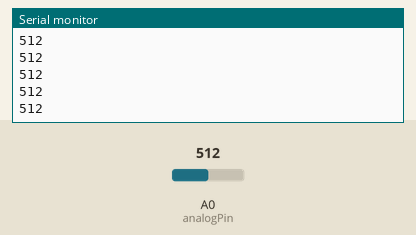
The sketch below on a simulated Arduino Uno, built with avr-gcc and run on an emulated ATmega328P. On the bench: the last lines printed to the serial monitor. The inputs (shaded band) are chosen by the test bench; at power-on: A0 (analogPin) = 512.

Above: at 1.2 s.
1.3 s: A0 (analogPin) set to 716
At 2.4 s:
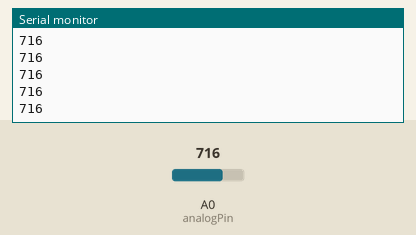
2.8 s: A0 (analogPin) set to 900
At 3.5 s:
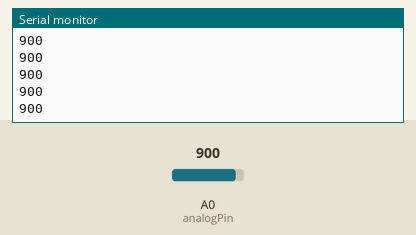
Timing chart, 0 to 5.8 s (numbered marks = the images above; inputs shaded):
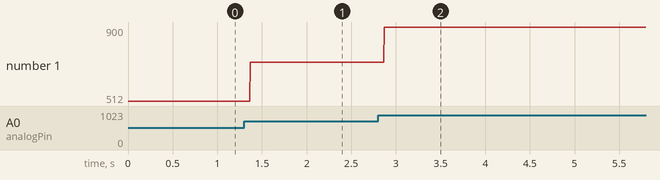

Measured:
- after the input at 1.3 s, the serial monitor: prints a new line after 0.07 s (image 1)
- after the input at 2.8 s, the serial monitor: prints a new line after 0.07 s (image 2)
- plotted number 1: 512 → 716 after the input at 1.3 s, 716 → 900 after the input at 2.8 s

The sketch:

sketch_read_LED.ino
```cpp
int analogPin = 0;  //Infrared Sensor connected to analog pin 0

int val_read = 0; // variable to store the value read

void setup()

{
  Serial.begin(9600); //setup serial
}

void loop()

{
   val_read = analogRead(analogPin); //read input pin

   Serial.println(val_read); //debug value

}
```
